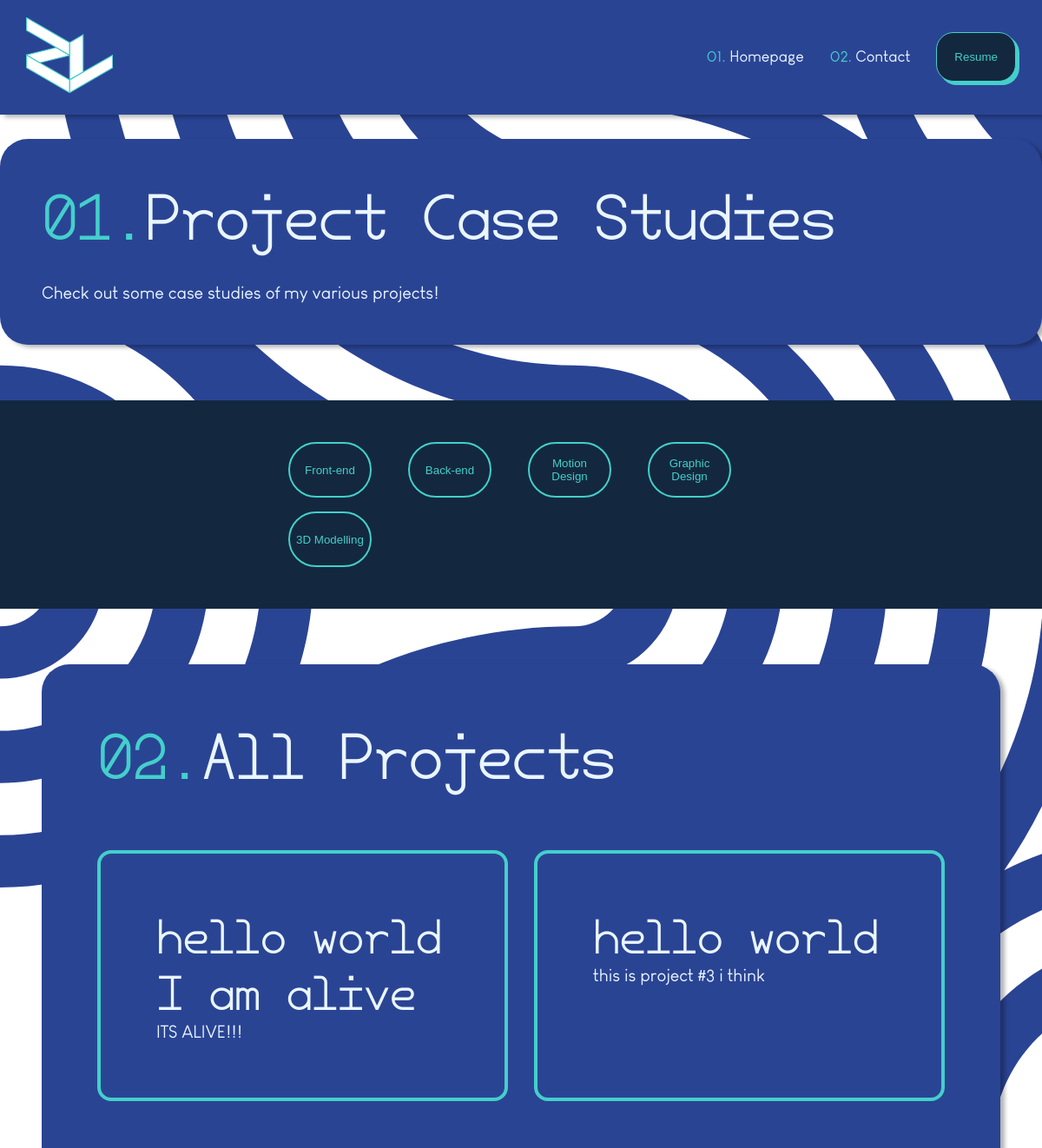
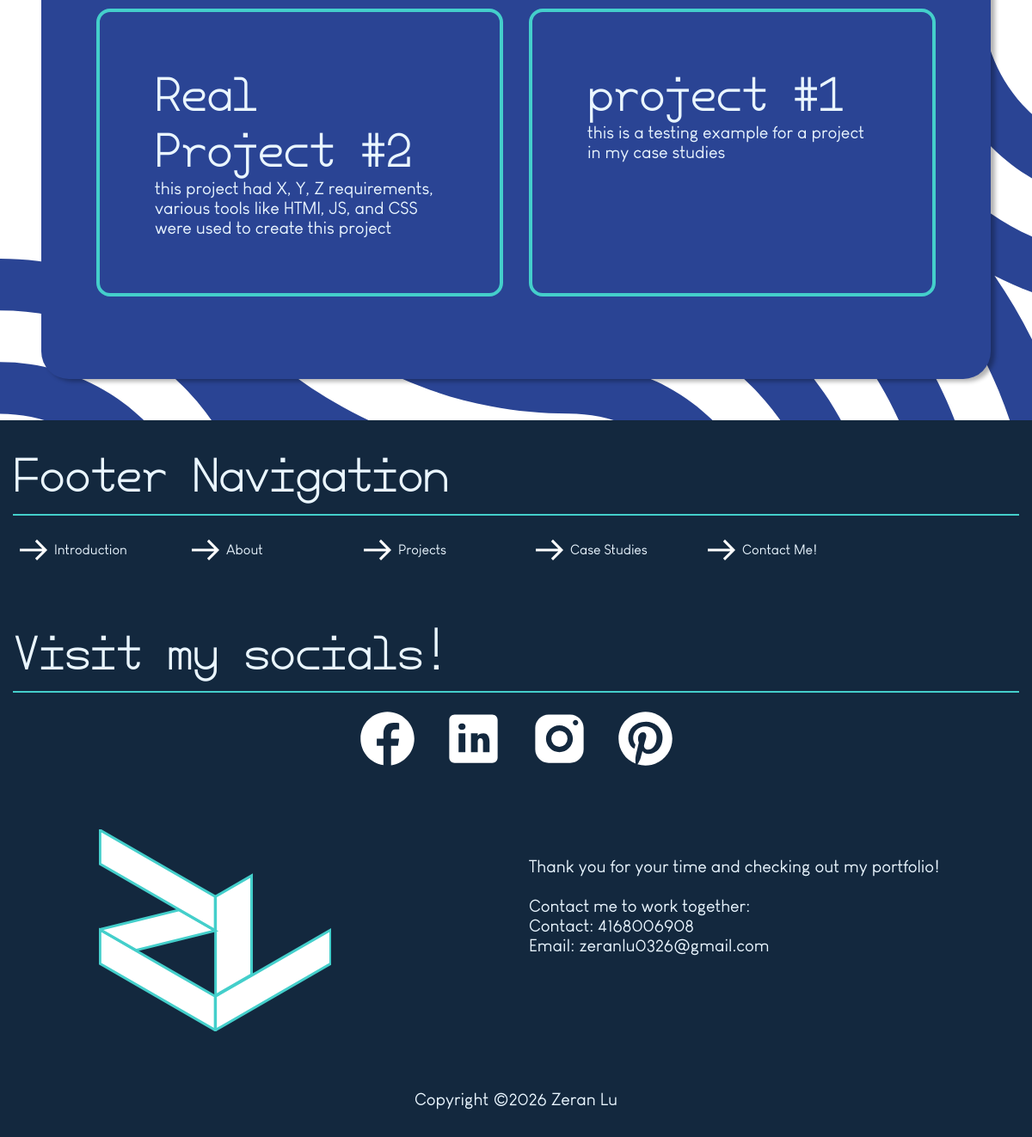
Page /case_study.php on the committed database (2 pictures, top to bottom).
### tables this page shows
CREATE TABLE IF NOT EXISTS `tbl_case_studies` (
  `case_study_id` int UNSIGNED NOT NULL AUTO_INCREMENT,
  `project_title` varchar(255) NOT NULL,
  `project_desc` text NOT NULL,
  `proj_image_link` varchar(255) NOT NULL,
  `project_github_link` varchar(255) NOT NULL,
  `proj_live_link` varchar(255) NOT NULL,
  PRIMARY KEY (`case_study_id`)
);

### includes/classes/Database.php (called while the page is built, shortened)
<?php
class Database
{
    public function query(string $query, array $bindings = []) {
        $connection = $this->connect();
        $statement = $connection->prepare($query);
        $status = $statement->execute();
        $results = $statement->fetchAll(PDO::FETCH_ASSOC);
        return $results;
    }
    public function connect() {
        $config = $this->getConfig();
        $dsn = $this->getDsn();
        $username = $config['username'];
        $password = $config['password'];
        return new PDO($dsn, $username, $password);
    }
    public function getConfig() {
        return [
            'username' => 'root',
            'password' => '',
            'host' => 'localhost',
            'database' => 'db_portfolio_0225',
            'port' => '3306'
        ];
    }
    public function getDsn() {
        $config = $this->getConfig();
        $host = $config['host'];
        $database = $config['database'];
        $port = $config['port'];
        return 'mysql:host=' . $host .
            ';dbname=' . $database .
            ';port=' . $port .
            ';charset=utf8mb4';
    }
}
?>

### case_study.php (the view, shortened to what this page needs)
<!DOCTYPE html>
<html lang="en">
<head>
    <link type="text/css" href="css/main.css" rel="stylesheet">
    <link type="text/css" href="css/grid.css" rel="stylesheet">
</head>
<body data-page="case-study" id="case-study-body">
<header class="grid-con">
    <div class="overlay" id="menu">
        <nav>
            <ul>
                <li><a href="index.html"><img src="images/gen-logo/port-logo.svg" alt="logo"></a></li>
                <li><a href="index.html"><span>01.</span> Homepage</a></li>
                <li><a href="contact.html"><span>02.</span> Contact</a></li>
                <li><a href="assets/lu_zeran_resume.pdf"><button class="btn">Resume</button></a></li>
            </ul>
        </nav>
    </div>
</header>
<main>
    <div class="grid-con" id="case-study-intro-con">
        <h2 class="col-span-full"><span>01.</span>Project Case Studies</h2>
        <p class="col-span-full">Check out some case studies of my various projects!</p>
    </div>
    <div id="case-study-filter-con">
        <div id="filter-tags-con">
            <div class="filter-tags">
                <button>Front-end</button>
            </div>
            <div class="filter-tags">
                <button>Back-end</button>
            </div>
            <div class="filter-tags">
                <button>Motion Design</button>
            </div>
            <div class="filter-tags">
                <button>Graphic Design</button>
            </div>
            <div class="filter-tags">
                <button>3D Modelling</button>
            </div>
        </div>
    </div>
    <div class="grid-con" id="case-study-con">
        <h2 class="col-span-full"><span>02.</span>All Projects</h2>
        <?php require_once 'includes/classes/Database.php';
        $database = new Database();
        $projects = $database->query("SELECT * FROM tbl_case_studies ORDER BY case_study_id DESC");
        foreach ($projects as $project) {
            echo '<div class="case-study-box col-span-4 m-col-span-6">
                <h3>' . htmlspecialchars($project['project_title']) . '</h3>
                <p>' . htmlspecialchars($project['project_desc']) . '</p>
            </div>';
        }
        ?>
    </div>
</main>
<footer>
        <div class="footer-section grid-con" id="footer-nav-con">
                    <h3 class="col-span-full">Footer Navigation</h3>
                    <div class="footer-cta-con col-span-2">
                        <a href="#intro">
                            <svg xmlns="http://www.w3.org/2000/svg" height="48px" viewBox="0 -960 960 960" width="48px" fill="#fff"><path d="m560-242-43-42 168-168H160v-60h525L516-681l43-42 241 241-240 240Z"/></svg>
                            Introduction
                        </a>
                    </div>
                    <div class="footer-cta-con col-span-2">
                        <a href="#about">
                            <svg xmlns="http://www.w3.org/2000/svg" height="48px" viewBox="0 -960 960 960" width="48px" fill="#fff"><path d="m560-242-43-42 168-168H160v-60h525L516-681l43-42 241 241-240 240Z"/></svg>
                            About
                        </a>
                    </div>
                    <div class="footer-cta-con col-span-2">
                        <a href="#projects">
                            <svg xmlns="http://www.w3.org/2000/svg" height="48px" viewBox="0 -960 960 960" width="48px" fill="#fff"><path d="m560-242-43-42 168-168H160v-60h525L516-681l43-42 241 241-240 240Z"/></svg>
                            Projects
                        </a>
                    </div>
                    <div class="footer-cta-con col-span-2">
                        <a href="case_study.php">
                            <svg xmlns="http://www.w3.org/2000/svg" height="48px" viewBox="0 -960 960 960" width="48px" fill="#fff"><path d="m560-242-43-42 168-168H160v-60h525L516-681l43-42 241 241-240 240Z"/></svg>
                            Case Studies
                        </a>
                    </div>
                    <div class="footer-cta-con col-span-2">
                        <a href="contact.html">
                            <svg xmlns="http://www.w3.org/2000/svg" height="48px" viewBox="0 -960 960 960" width="48px" fill="#fff"><path d="m560-242-43-42 168-168H160v-60h525L516-681l43-42 241 241-240 240Z"/></svg>
                            Contact Me!
                        </a>
                    </div>
        </div>
        <div class="footer-section grid-con" id="footer-socials-con">
            <h3 class="col-span-full">Visit my socials!</h3>
            <div class="col-span-full" id="footer-socials-icons-con">
                <div class="icons-con">
                    <a href="https://www.facebook.com/">
                        <img src="images/social-media-logo/facebook.svg" alt="facebook logo">
                    </a>
                </div>
                <div class="icons-con">
                    <a href="https://www.linkedin.com/">
                        <img src="images/social-media-logo/linkedin.svg" alt="linkedIn logo">
                    </a>
                </div>
                <div class="icons-con">
                    <a href="https://www.instagram.com/">
                        <img src="images/social-media-logo/instagram.svg" alt="instagram logo">
                    </a>
                </div>
                <div class="icons-con">
                    <a href="https://ca.pinterest.com/zeranlu0326/">
                        <img src="images/social-media-logo/pinterest.svg">
                    </a>
                </div>
            </div>
        </div>
        <div class="footer-section grid-con" id="footer-logo-text-con">
            <div class="footer-logo-con col-span-2 m-col-start-2 m-col-span-3">
                <a href="index.html">
                </a>
        </div>
        <div class="col-span-2 m-col-start-7 m-col-span-full" id="footer-text-con">
                <p>Thank you for your time and checking out my portfolio!
                    <br>
                    <br>
                    Contact me to work together:
                </p>
                <p>Contact: 4168006908</p>
                <p>Email: zeranlu0326@gmail.com</p>
            </div>
        </div>
        <div class="footer-closing-text">
            <p>Copyright ©2026 Zeran Lu</p>
        </div>
</footer>
</body>
</html>

### css/main.css (style rules this page uses)
body { font-family:"lgc";color:#eaf6ff }
h1,h2,h3,h4 { font-family:"cherry" }
h2 { font-size:32px }
h3 { font-size:24px }
p { font-size:14px }
@media screen and (min-width: 768px) { h2 { font-size:34px } }
@media screen and (min-width: 768px) { h3 { font-size:26px } }
@media screen and (min-width: 768px) { p { font-size:16px } }
@media screen and (min-width: 1200px) { h2 { font-size:64px } }
@media screen and (min-width: 1200px) { h3 { font-size:48px } }
@media screen and (min-width: 1200px) { p { font-size:20px } }
footer { background-color:#13283e;text-align:center }
footer h3 { text-align:left;display:inline-block;padding-bottom:1%;margin-bottom:1rem;border-bottom:2px solid #44cfcb }
.footer-section { padding:2rem }
#footer-text-con { padding:2rem 0 }
.footer-cta-con a { display:flex;align-items:center;text-decoration:none;color:#eaf6ff }
#footer-socials-icons-con { display:flex;margin:auto }
#footer-socials-icons-con img { filter:brightness(0) invert(1);width:75% }
.footer-closing-text { padding:2rem }
@media screen and (min-width: 768px) { #footer-logo-text-con { text-align:left } }
ul,li { margin:0;padding:0 }
.overlay { display:flex;position:fixed;top:0;right:0;width:100%;height:100%;color:#eaf6ff;justify-content:center;align-items:center;opacity:0;transform:translateX(100%);pointer-events:none;transition:opacity .3s ease,transform .3s ease;z-index:1000 }
.overlay nav { background-color:none }
.overlay ul { list-style-type:none;text-align:left }
.overlay li { margin-top:30px;margin-bottom:30px }
.overlay a { font-size:18px;text-decoration:none;color:#eaf6ff }
.overlay a img { width:100%;max-width:100px }
@media screen and (min-width: 768px) { .overlay { display:flex;height:auto;width:100%;background-color:none;opacity:1;transform:none;pointer-events:auto } }
@media screen and (min-width: 768px) { .overlay nav { width:100%;box-shadow:5px 3px 5px rgba(0,0,0,.3) } }
@media screen and (min-width: 768px) { .overlay nav ul { background-color:#2a4494;width:100%;display:flex;justify-content:flex-end;align-items:center } }
@media screen and (min-width: 768px) { .overlay li { margin-top:20px;margin-bottom:20px;margin-right:30px } }
@media screen and (min-width: 768px) { .overlay nav li:first-child { margin-right:auto;margin-left:30px } }
.case-study-box { border:2px solid #44cfcb;border-radius:1rem;margin:2rem 0;padding:3rem }
@media screen and (min-width: 768px) { .case-study-box { border:4px solid #44cfcb;padding:4rem } }
header { background-color:#2a4494;box-shadow:5px 3px 5px rgba(0,0,0,.3) }
body { background-color:#13283e;background-image:url(../../images/bg-pattern-vector.svg);background-color:#fff;background-repeat:repeat;background-size:cover }
.btn { background-color:#13283e;color:#44cfcb;border:1px solid #44cfcb;border-radius:20px;padding:20px;cursor:pointer;box-shadow:4px 4px 0px #44cfcb }
span { color:#44cfcb }
#case-study-intro-con { margin-top:4rem;padding:2rem;background-color:#2a4494;box-shadow:5px 3px 5px rgba(0,0,0,.3) }
#case-study-intro-con h2,#case-study-intro-con p { margin:1rem }
#case-study-filter-con { background-color:#13283e;margin:4rem 0;padding:2rem }
#case-study-con { background-color:#2a4494;border-radius:2rem;padding:4rem;box-shadow:5px 3px 5px rgba(0,0,0,.3);margin:1rem }
#case-study-con h2 { margin-bottom:2rem }
#filter-tags-con { display:flex;flex-direction:row;flex-wrap:wrap;gap:1rem;padding:1rem }
.filter-tags { flex:1 }
.filter-tags button { width:6rem;height:4rem;border-radius:2rem;border:2px solid #44cfcb;background-color:rgba(0,0,0,0);color:#44cfcb;cursor:pointer }
@media screen and (min-width: 768px) { #case-study-intro-con { margin-top:10rem;border-radius:2rem } }
@media screen and (min-width: 768px) { #case-study-con { margin:3rem } }
@media screen and (min-width: 768px) { #filter-tags-con { width:50%;position:relative;margin:auto } }

### rows in the picture
tbl_case_studies: project_title "hello world I am alive", project_desc "ITS ALIVE!!!"
tbl_case_studies: project_title "hello world", project_desc "this is project #3 i think"
tbl_case_studies: project_title "Real Project #2", project_desc "this project had X, Y, Z requirements, various tools like HTMl, JS, and CSS were used to create this project"
tbl_case_studies: project_title "project #1", project_desc "this is a testing example for a project in my case studies"
